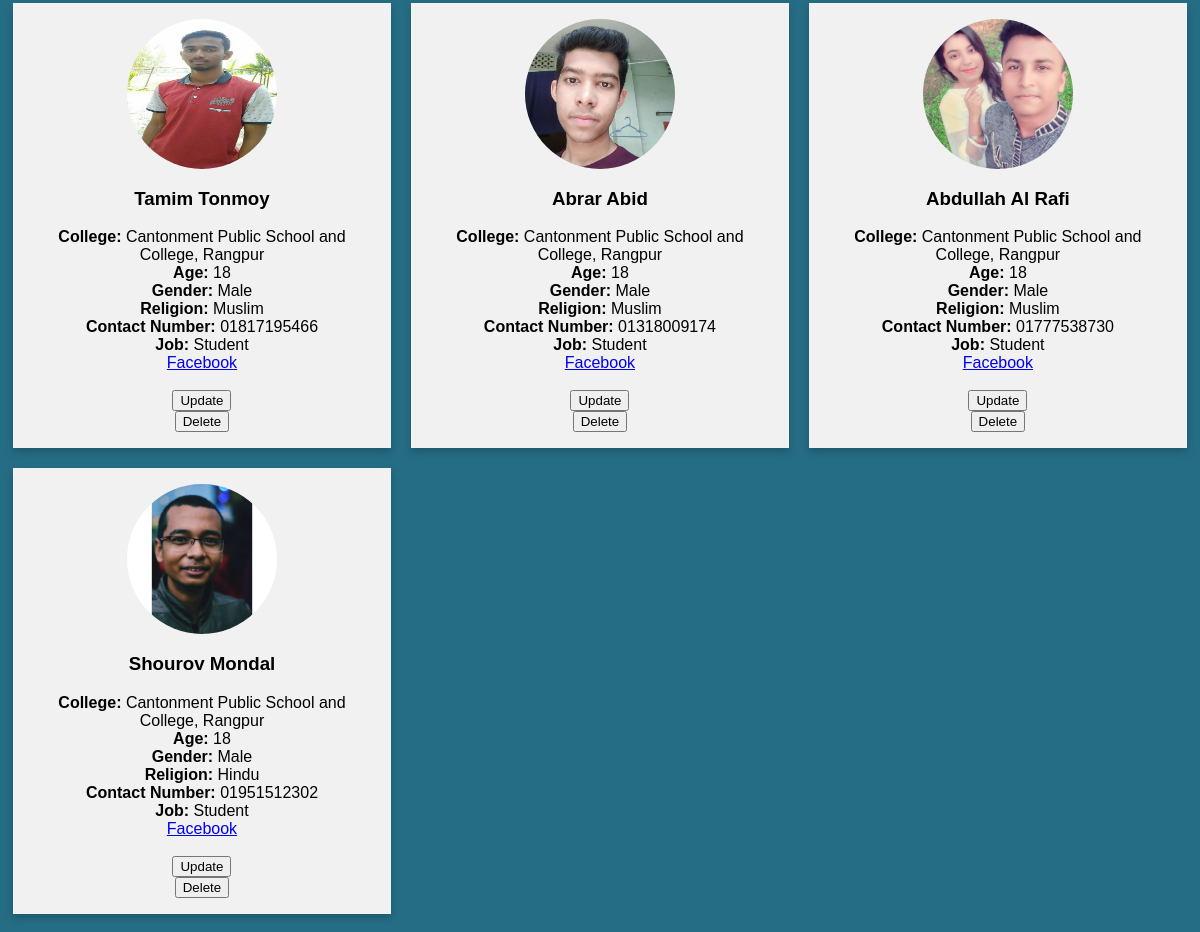
The page /show (lower part) on the database as committed earlier.
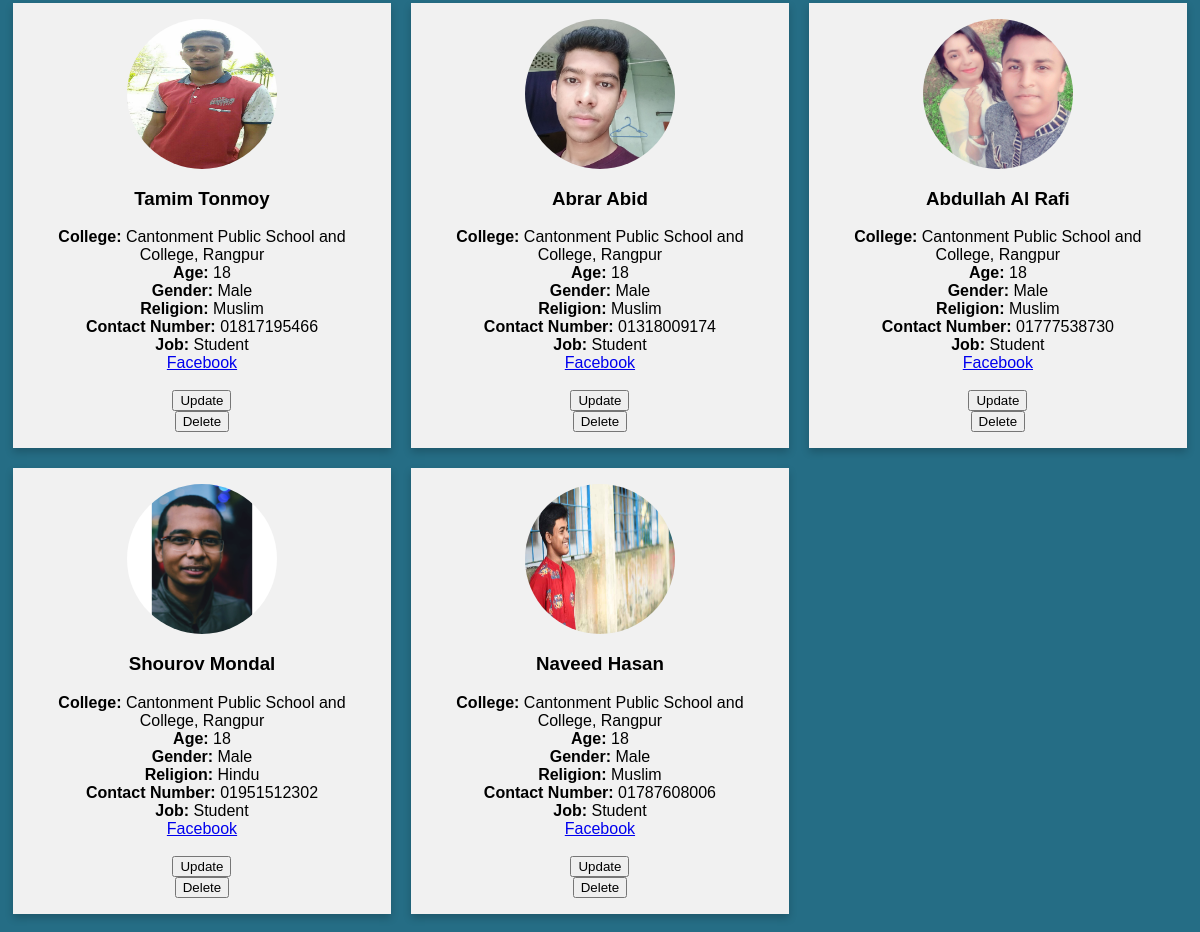
The same page on the database as committed later.
### tables this page shows
CREATE TABLE "people" (
	"ID"	INTEGER,
	"FirstName"	TEXT,
	"LastName"	TEXT,
	"College"	TEXT,
	"Age"	TEXT,
	"Gender"	TEXT,
	"Religion"	TEXT,
	"Contact_Number"	TEXT,
	"FB_URL"	TEXT,
	"Job"	TEXT,
	"Image_Path"	TEXT,
	"Username"	TEXT,
	PRIMARY KEY("ID")
);

### Resources.py (the view)
class Show(Resource):
    def get(self):
        all_persons = Student.get_all_persons()
        teacher, students = Student.divide(all_persons)
        usernames = Student.find_all_username()
        print(teacher)
        print(students)
        return make_response(
            render_template("showinfo.html", teacher=teacher, students=students, data=all_persons, user=usernames))

### profile.py (called while the page is built)
    @staticmethod
    def find_all_username():
        connection = sqlite3.connect("All Information.db")
        cursor = connection.cursor()
        users = list(cursor.execute("SELECT FirstName, LastName, Username FROM people ").fetchall())
        connection.commit()
        connection.close()
        usernames = []
        for user in users:
            usernames.append(tuple([" ".join(user[x] for x in range(2)), user[2]]))
        return usernames  # returning all usernames in list of tuples -> (FirstName + LastName, Username)

    @staticmethod
    def get_all_persons():
        connection = sqlite3.connect("All Information.db")
        cursor = connection.cursor()
        query = "SELECT * FROM people"
        all_data = list(cursor.execute(query))
        connection.commit()
        connection.close()
        return all_data

    @staticmethod
    def divide(persons):
        teacher = persons[0]
        persons.pop(0)
        students = tuple(persons)
        return teacher, students

### templates/showinfo.html (shortened to what this page needs)
<!DOCTYPE html>
<html>
<head>
</head>
<body bgcolor="#256D85">
<div class="row">
{% for person in students %}
  <div class="column">
    <div class="card">
           <img src="{{person[10]}}" alt="picture" width="150" height="150" align="center" ><br>
           <h3>{{person[1]}} {{person[2]}}</h3>
           <b> College: </b> {{person[3]}} <br>
           <b> Age: </b> {{person[4]}} <br>
           <b> Gender: </b> {{person[5]}} <br>
           <b> Religion: </b> {{person[6]}} <br>
           <b> Contact Number: </b> {{person[7]}} <br>
           <b> Job: </b> {{person[9]}} <br>
            <a href="{{person[8]}}" target="_blank"> Facebook </a> <br><br>
       <form action="{{url_for("receiveinfo")}}" method="POST">
                <input type="submit" name="work" value="Update"> <br>
                <input type="submit" name="work" value="Delete">
           </form>
    </div>
  </div>
{% endfor %}
</div>
</body>
</html>

### templates/showinfo.html (style rules this page uses)
* { box-sizing: border-box; }
body { font-family: Arial, Helvetica, sans-serif; }
.column { float: left; width: 33.33%; padding: 10px 10px; }
.row { margin: 0 -5px; }
.row:after { content: ""; display: table; clear: both; }
.card { box-shadow: 0 4px 8px 0 rgba(0, 0, 0, 0.2); padding: 16px; text-align: center; background-color: #f1f1f1; }
img { border-radius: 50%; }

Rows that differ between the two databases and show on the page:
added people: shows a picture, FirstName "Naveed", LastName "Hasan", College "Cantonment Public School and College, Rangpur", Age "18", Gender "Male", Religion "Muslim", Contact_Number "01787608006", Job "Student"
